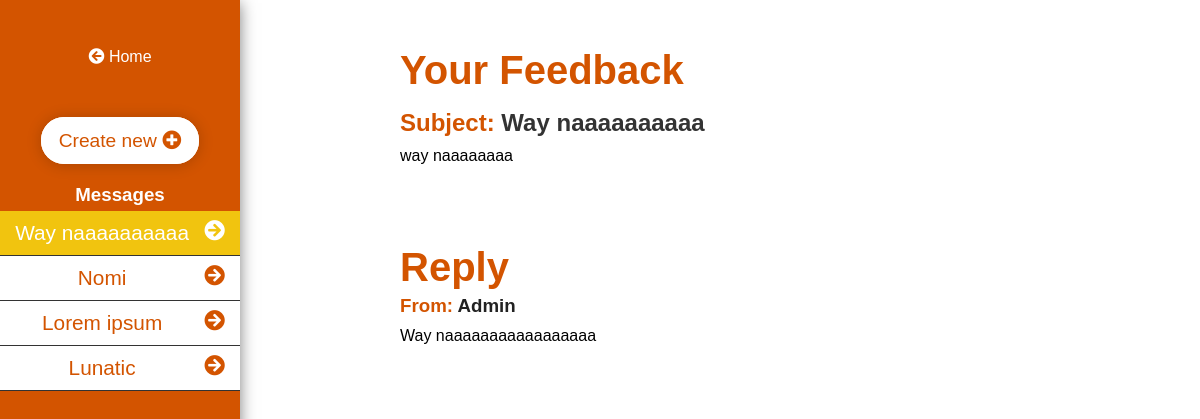
Screenshot of /dist/viewFeedback.php?message=4 (signed in) with the database file from the repository.
### tables this page shows
CREATE TABLE `messages` (
  `id` int(11) NOT NULL AUTO_INCREMENT,
  `user_id` int(11) DEFAULT NULL,
  `subject` tinytext,
  `message` longtext,
  `reply` longtext,
  `date` timestamp NOT NULL DEFAULT CURRENT_TIMESTAMP ON UPDATE CURRENT_TIMESTAMP,
  PRIMARY KEY (`id`)
);

### dist/viewFeedback.php (the view, shortened to what this page needs)
<?php
if(isset($_SESSION['userId'])){
    if(isset($_GET['message'])){
        require 'scripts/database/db.php';
        $userId = $_SESSION['userId'];
        $message_id = $_GET['message'];
        $query = "SELECT * FROM messages WHERE user_id = '$userId' ORDER BY date DESC";
        if($result = mysqli_query($conn, $query)){
            $rows = mysqli_fetch_all($result, MYSQLI_ASSOC);
        }else{
            echo 'Error: ' . mysqli_error($conn);
        }
        $query_message = "SELECT * FROM messages WHERE user_id = '$userId' AND id = '$message_id'";
        if($result2 = mysqli_query($conn, $query_message)){
            $row_m = mysqli_fetch_assoc($result2);
        }else{
            echo 'Error: ' . mysqli_error($conn);
        }
    } else{
        header('Location: feedback.php');
    }
}else{
    header('Location: ../index.php');
}
?>
<!DOCTYPE html>
<html lang="en">
<head>
    <link rel="stylesheet" href="css/main.css">
    <link rel="stylesheet" href="css/all.min.css">
</head>
<body id="feedback">
    <aside>
        <div class="aside-wrapper">
            <a href="index.php" class="home-link"><i class="fas fa-arrow-circle-left"></i> Home</a>
            <div class="message-part">
                <a href="feedback.php" class="aside-link-new">Create new <i class="fas fa-plus-circle"></i></a>
                <ul class="aside-messages">
                <h3 class="message-title">Messages</h3>
                <?php foreach($rows as $row): ?>
                <li class="aside-message <?php if($row['id'] == $_GET['message']) echo 'selected'; ?>"><a href="viewFeedback.php?message=<?php echo $row['id']; ?>" class="aside-link"><i class="fas fa-arrow-circle-right"></i> <?php echo $row['subject']; ?></a></li>
                <?php endforeach; ?>
                </ul>
            </div>
        </div>
    </aside>
    <main>
        <div class="main-wrapper">
            <div class="user-feedback">
                <h1>Your Feedback</h1>
                <h2><span>Subject:</span> <?php echo $row_m['subject']; ?></h2>
                <p><?php echo $row_m['message']; ?></p>
            </div>
            <div class="admin-feedback">
                <h1>Reply</h1>
                <h3><span>From: </span>Admin</h3>
                <p>
                <?php if(!$row_m['reply']){
                    echo 'No reply yet';
                }else{
                    echo $row_m['reply'];
                }
                ?>
                </p>
            </div>
        </div>
    </main>
</body>
</html>

### rows the page displays
messages: subject "Way naaaaaaaaaa", message "way naaaaaaaa", reply "Way naaaaaaaaaaaaaaaaa"
messages: subject "Nomi"
messages: subject "Lorem ipsum"
messages: subject "Lunatic"
